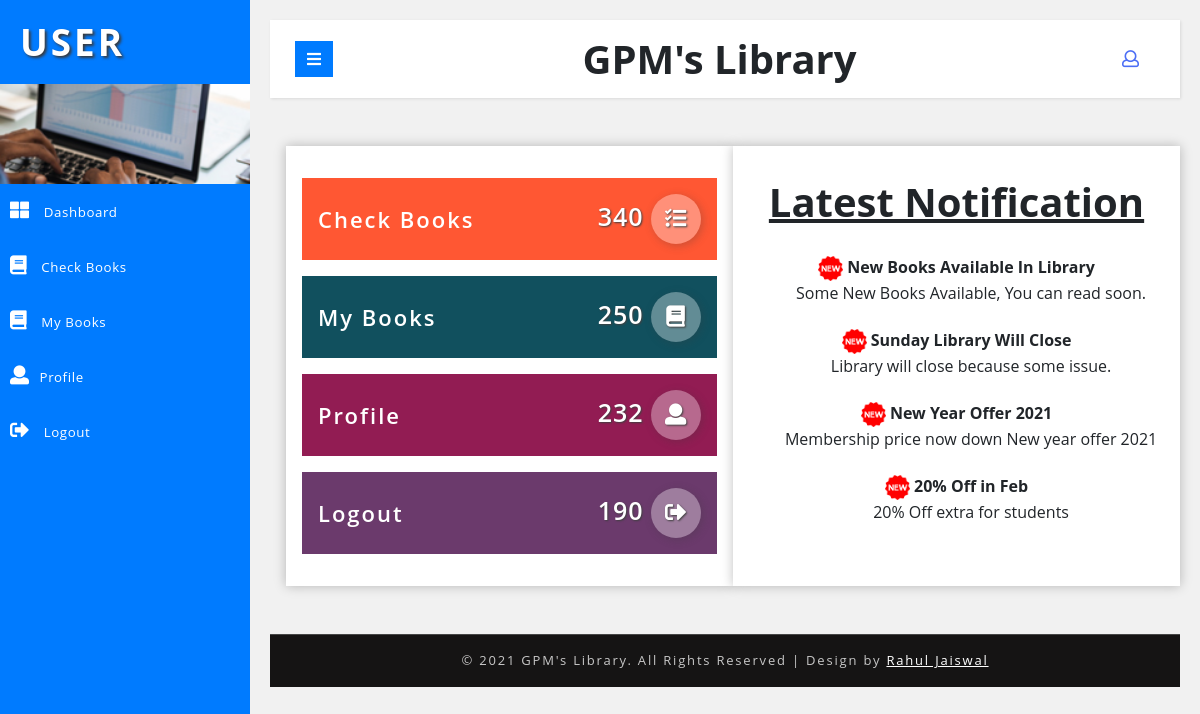
The app's page /userzone/user/user.php (signed in) with its own data.
### tables this page shows
CREATE TABLE `sendnotice` (
  `sid` int(11) NOT NULL,
  `headline` varchar(200) NOT NULL,
  `notice` varchar(600) NOT NULL,
  `create_at` int(11) NOT NULL DEFAULT current_timestamp()
);

### userzone/user/user.php (the view, shortened to what this page needs)
<!DOCTYPE html>
<html lang="en">
<head>
    <link href="../css/bootstrap.css" rel="stylesheet" type="text/css" media="all" />
    <link href="../css/style.css" rel="stylesheet" type="text/css" media="all" />
    <link rel="stylesheet" href="../css/style4.css">
    <link href="../css/fontawesome-all.css" rel="stylesheet">
</head>
<body>
    <div class="wrapper">
        <?php  include 'header.php'?>
        <div class="container-fluid">
            <div class="row">
                <div class="outer-w3-agile col-xl ml-xl-3 mt-xl-0 mt-3">
                    <a href="checkbooks.php">
                        <div class="stat-grid p-3 d-flex align-items-center justify-content-between "
                            style="background-color: #FF5733;">
                            <div class="s-l">
                                <h5>Check Books</h5>
                            </div>
                            <div class="s-r">
                                <h6>340
                                    <i class="fas fa-tasks"></i>
                                </h6>
                            </div>
                        </div>
                    </a>
                    <a href="mybooks.php">
                    <div class="stat-grid p-3 mt-3 d-flex align-items-center justify-content-between"
                        style="background-color: #11505e;">
                        <div class="s-l">
                            <h5>My Books</h5>
                        </div>
                        <div class="s-r">
                            <h6>250
                                <i class="fas fa-book"></i>
                            </h6>
                        </div>
                    </div>
                    </a>
                    <a href="profile.php">
                    <div class="stat-grid p-3 mt-3 d-flex align-items-center justify-content-between "
                        style="background-color: #921c53;">
                        <div class="s-l">
                            <h5>Profile</h5>
                        </div>
                        <div class="s-r">
                            <h6>232
                                <i class="fas fa-user"></i>
                            </h6>
                        </div>
                    </div>
                    </a>
                    <div class="stat-grid p-3 mt-3 d-flex align-items-center justify-content-between"
                        style="background-color: #6B3A6C;">
                        <div class="s-l">
                            <h5>Logout</h5>
                        </div>
                        <div class="s-r">
                            <h6>190
                                <i class="fas fa-sign-out-alt"></i>
                            </h6>
                        </div>
                    </div>
                </div>
                <div class="outer-w3-agile col-xl">
                    <center>
                        <h1><u>Latest Notification</u></h1>
                        <?php
                    $username = "root";
                    $pass = "";
                    $dbname = "minilms1";
                    $host = "localhost";
                    $con = mysqli_connect($host,$username,$pass,$dbname);
                    if(! $con)
                    {
                        echo "Unaable To Connect Database" . mysqli_connect_error();
                    }
                    else
                    {
                        $sql = "SELECT * FROM sendnotice";
                        $result = mysqli_query($con, $sql);
                        if( mysqli_num_rows($result) > 0 )
                     {
                    $output = "<marquee width='80%' direction='up' height='250px' style='margin-top:30px'>";
                        while($row = mysqli_fetch_assoc($result))
                        {
                          $output .= "
                          <h6><img src='new.png' hieght='25px' width='25px' />&nbsp$row[headline]</h6 >
                          <p>&nbsp&nbsp&nbsp&nbsp&nbsp&nbsp&nbsp$row[notice]</p>
                          <br>
                          ";
                        }
                        $output .= "</marquee>";
                        echo $output;
                     }
                    }
                        ?>
                    </center>
                </div>
            </div>
        </div>
        <div class="copyright-w3layouts py-xl-3 py-2 mt-xl-5 mt-4 text-center">
            <p>© 2021 GPM's Library. All Rights Reserved | Design by
                <a href="#"> Rahul Jaiswal </a>
            </p>
        </div>
    </div>
    </div>
</body>
</html>

### userzone/css/style.css (style rules this page uses)
html, body { margin: 0; font-size: 100%; font-family: 'Open Sans', sans-serif; background: #fff; }
body a { text-decoration: none; transition: 0.5s all; -webkit-transition: 0.5s all; -moz-transition: 0.5s all; -o-transition: 0.5s all; -ms-transition: 0.5s all; }
h1, h2, h3, h4, h5, h6 { margin: 0; font-weight: 700; }
p { margin: 0; }
.outer-w3-agile { padding: 2em 1em; -webkit-box-shadow: 0px 0px 11px 0px rgba(0, 0, 0, 0.25); -moz-box-shadow: 0px 0px 11px 0px rgba(0, 0, 0, 0.25); box-shadow: 0px 0px 11px 0px rgba(0, 0, 0, 0.25); background: #fff; }
.s-l h5 { font-size: 22px; letter-spacing: 2px; font-weight: 600; color: #ffffff; }
.s-r h6 { font-size: 25px; letter-spacing: 1px; font-weight: 600; color: #ffffff; text-shadow: 1px 1px 2px #404040; }
.s-r h6 i { font-size: .85em; display: inline-block; width: 50px; height: 50px; text-align: center; line-height: 2.3em; border-radius: 50px; background: rgba(255, 255, 255, 0.34); box-shadow: 2px 2px 8px rgba(58, 58, 58, 0.27); color: #fff; }
.copyright-w3layouts p { color: #c7c7c7; font-size: 13px; letter-spacing: 1.8px; text-align: center; font-weight: 400; }
.copyright-w3layouts p a { color: #fff; text-decoration: underline; }
.copyright-w3layouts { background: #151414; border-top: 1px solid #464646; }

### userzone/css/style4.css (style rules this page uses)
body { font-family: 'Open Sans', sans-serif; background: #f1f1f1; }
p { font-family: 'Open Sans', sans-serif; }
a, a:hover, a:focus { color: inherit; text-decoration: none; transition: all 0.3s; }
i, span { display: inline-block; }
.wrapper { display: flex; align-items: stretch; }

### records on screen
sendnotice: headline "New Books Available In Library", notice "Some New Books Available, You can read soon."
sendnotice: headline "Sunday Library Will Close", notice "Library will close because some issue."
sendnotice: headline "New Year Offer 2021", notice "Membership price now down New year offer 2021"
sendnotice: headline "20% Off in Feb", notice "20% Off extra for students"
